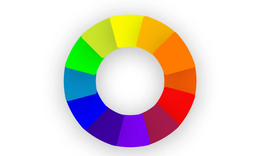
#> input picture firstToFourth/colors.png, 256 x 156 px, shrunk from 868 x 530 before the run
$ python first.py
#> lines starting #> are read from the running program, lines starting #| are printed output that depends on the picture
from PIL import Image

def circular_add(value, increment, max_value=255):
    # Circularly add the increment to the value
    result = (value + increment) % (max_value + 1)
    return result

def encrypt_image(image_path, increment=10):
    # Open the image
#> called with image_path = 'colors.png', increment = 10
    img = Image.open(image_path)
#> img is the input picture: PIL image 256x156 RGBA; mean R, G, B, A 222.7, 212.2, 205.5, 255

    # Convert to RGB mode if not already in that mode
    img = img.convert("RGB")
#> img: PIL image 256x156 RGB

    pixels = img.load()

    # Loop through each pixel and circularly add the increment to each RGB component
    for i in range(img.width):
        for j in range(img.height):
            r, g, b = pixels[i, j]
            pixels[i, j] = (
                circular_add(r, increment),
                circular_add(g, increment),
                circular_add(b, increment)
            )

    # Save the encrypted image
    img.save("encrypted_image.png")
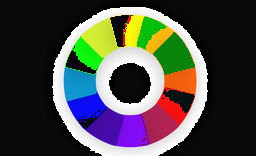
#> saved as encrypted_image.png: PIL image 256x156 RGB; mean R, G, B 73.2, 72.5, 69.1

def decrypt_image(encrypted_image_path, increment=10):
    # Open the encrypted image
#> called with encrypted_image_path = 'encrypted_image.png', increment = 10
    img = Image.open(encrypted_image_path)

    # Convert to RGB mode if not already in that mode
    img = img.convert("RGB")

    pixels = img.load()

    # Loop through each pixel and revert the circular addition
    for i in range(img.width):
        for j in range(img.height):
            r, g, b = pixels[i, j]
            pixels[i, j] = (
                circular_add(r, -increment),
                circular_add(g, -increment),
                circular_add(b, -increment)
            )

    # Save the decrypted image
    img.save("decrypted_image.png")

if __name__ == "__main__":
    # Replace 'your_image.jpg' with the path to your image file
    encrypt_image("colors.png")

    # Replace 'encrypted_image.png' with the path to the encrypted image file
    decrypt_image("encrypted_image.png")
